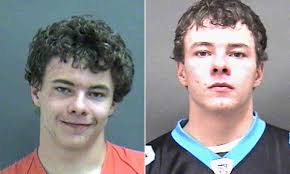
#> input picture OpenCV Projects/Face recognition and object detection/Subject 1.jpg, 290 x 174 px
$ python 'Face recognition and object detection..py'
#> lines starting #> are read from the running program, lines starting #| are printed output that depends on the picture
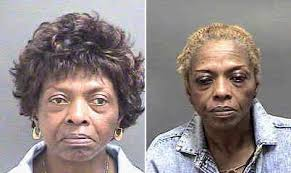
#> input picture OpenCV Projects/Face recognition and object detection/Subject 2.jpg, 291 x 173 px
#> ``:
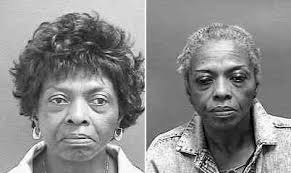
#> window 'Gray_Mugshot2': shape (173, 291); min 1, max 255, mean 138.8
# The code generates the rest of the images from the original source images.
import cv2 as cv


# This class contains the original RGB images named "Subject 1", and "Subject".
class imgList:
    image1 = "Subject 1.jpg"
    image2 = "Subject 2.jpg"
    message = "Simple Image Processing\n"
    message2 = "Converted to gray scale."


# This class contains the cascading arguments required for faces and eyes detection
class cascading:
    face_Cascade = cv.CascadeClassifier("haarcascade_frontalface_default.xml")
    eyes_Cascade = cv.CascadeClassifier("haarcascade_eye.xml")


# This class loads and iterates through the images to convert them into gray scale.
class imgLoad:
    images1 = [imgList.image1, imgList.image2]

    for imgs in images1:
        source = cv.imread(imgs, cv.IMREAD_COLOR)
        cv.imshow("Original_MugShots", source)
        cv.waitKey(0)
        cv.destroyAllWindows()

        if imgs == imgList.image1:
            mug_Gray = cv.cvtColor(source, cv.COLOR_BGR2GRAY)
            cv.imshow("Gray_Mugshot1", mug_Gray)
            cv.imwrite("Gray_Mugshot1.jpg", mug_Gray)
            cv.waitKey(0)
            cv.destroyAllWindows()

        if imgs >= imgList.image2:
            mug_Gray = cv.cvtColor(source, cv.COLOR_BGR2GRAY)
            cv.imshow("Gray_Mugshot2", mug_Gray)
            cv.imwrite("Gray_Mugshot2.jpg", mug_Gray)
            cv.waitKey(0)
            cv.destroyAllWindows()

    print(imgList.message, imgList.message2)


# This function also iterates through the gray scale images to detect the faces and crop them into four separate images
# forming a bounding box around each face creating a new image of each respective individual.
def imgProcessor():
    mugS1 = "Gray_Mugshot1.jpg"
#> mugS1 = 'Gray_Mugshot1.jpg'
    mugS2 = "Gray_Mugshot2.jpg"

    x_con1 = 1
    x_con2 = 1

    process1 = [mugS1, mugS2]
#> process1 = ['Gray_Mugshot1.jpg', 'Gray_Mugshot2.jpg']

    for mugs in process1:
        source1 = cv.imread(mugs)
#> source1: shape (174, 290, 3); min 0, max 255, mean 136.6
        print(type(source1))
#| <class 'numpy.ndarray'>
        imgs_Shapes = "Dimensions of the images", source1.shape
        print(imgs_Shapes)
#| ('Dimensions of the images', (174, 290, 3))

        face_Processor = cascading.face_Cascade
        faces = face_Processor.detectMultiScale(source1, 1.1, 2)
#> faces = [[172, 15, 95, 95], [28, 52, 100, 100]]

        if mugs == mugS1:
            for (x, y, w, h) in faces:
                cv.rectangle(source1, (x, y), (x + w, y + h), (0, 0, 255), 2)
                faces = source1[y:y + h, x:x + w]
                cv.imshow("face", faces)
                cv.imwrite("face_Detection_1.jpg", faces)
                cv.waitKey(0)
                while x_con1 < 2:
                    cv.imwrite("face_Detection_2.jpg", faces)
                    x_con1 += 1
                    cv.waitKey(0)
                    cv.destroyAllWindows()
#> this loop made 2 passes
#> pass 1, in imgProcessor, `faces = source1[y:y + h, x:x + w]`:
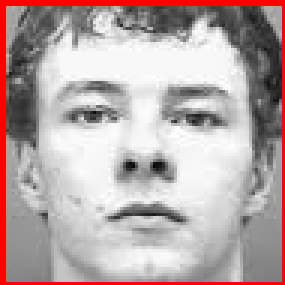
#> faces: shape (95, 95, 3) (shown 3 times larger); mean B, G, R 166.9, 166.9, 182.8
#> after the loop:
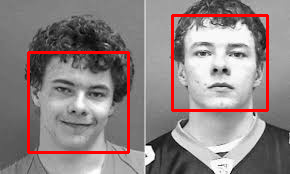
#> source1: shape (174, 290, 3); mean B, G, R 131, 131, 142.8
#> after the loop, x_con1 = 2

        if mugs >= mugS2:
            for (x, y, w, h) in faces:
                cv.rectangle(source1, (x, y), (x + w, y + h), (0, 0, 255), 2)
                faces = source1[y:y + h, x:x + w]
                cv.imshow("face", faces)
                cv.imwrite("face_Detection_3.jpg", faces)
                cv.waitKey(0)
                while x_con2 < 2:
                    cv.imwrite("face_Detection_4.jpg", faces)
                    x_con2 += 1
                    cv.waitKey(0)
                    cv.destroyAllWindows()


# this other function process iterates through each image to resize, rotate, and detects faces and eyes
# producing the final images per the assignment instructions.
def face_and_eyes_Detection():
    subJ1 = "face_Detection_1.jpg"
    subJ2 = "face_Detection_2.jpg"
    subJ3 = "face_Detection_3.jpg"
    subJ4 = "face_Detection_4.jpg"

    mugSHTs = [subJ1, subJ2, subJ3, subJ4]

    for mugList in mugSHTs:
        source2 = cv.imread(mugList)
        size = 180.0 / source2.shape[1]
#> size = 1.8
        dim = (180, int(source2.shape[0] * size))
#> dim = (180, 180)
        resize = cv.resize(source2, dim, interpolation=cv.INTER_AREA)
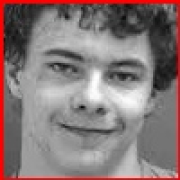
#> resize: shape (180, 180, 3); mean B, G, R 120.2, 120.2, 135.2

        cv.imshow("resized", resize)
        cv.waitKey(0)
        cv.destroyAllWindows()

        (rows, cols) = resize.shape[:2]
#> rows = 180; cols = 180
        mtX = cv.getRotationMatrix2D((cols / 2, rows / 2), 45, 1)
#> mtX = [[0.707, 0.707, -37.28], [-0.707, 0.707, 90]]
        rotated = cv.warpAffine(resize, mtX, (cols, rows))
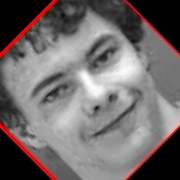
#> rotated: shape (180, 180, 3); mean B, G, R 107.4, 107.4, 114.1

        face_Det = cascading.face_Cascade
        face_Det2 = face_Det.detectMultiScale(rotated, 1.3, 5)
#> face_Det2 = ()

        for (x, y, w, h) in face_Det2:
            cv.rectangle(rotated, (x, y), (x + w, y + h), (255, 0, 0), 2)
#> this loop made 0 passes

        eyes_Det = cascading.eyes_Cascade
        eyes = eyes_Det.detectMultiScale(rotated)
#> eyes = [[33, 73, 37, 37], [83, 34, 39, 39]]

        for (ex, ey, ew, eh) in eyes:
            cv.rectangle(rotated, (ex, ey), (ex + ew, ey + eh), (0, 255, 0), 2)

            cv.imshow("rotated", rotated)
            cv.waitKey(0)
            cv.destroyAllWindows()
#> this loop made 2 passes
#> pass 2, in face_and_eyes_Detection, `cv.imshow("rotated", rotated)`:
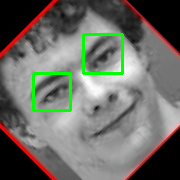
#> window 'rotated': shape (180, 180, 3); mean B, G, R 102.7, 109.9, 109.4

        if mugList == subJ1:
            cv.imwrite("Final_MugShots1.jpg", rotated)
        if mugList == subJ2:
            cv.imwrite("Final_MugShots2.jpg", rotated)
        if mugList == subJ3:
            cv.imwrite("Final_MugShots3.jpg", rotated)
        if mugList == subJ4:
            cv.imwrite("Final_MugShots4.jpg", rotated)


# this last function defines the main arguments used to run the entire sequence to the code.
def main():
    imgLoad()
    imgProcessor()
    face_and_eyes_Detection()


if __name__ == "__main__":
    main()
